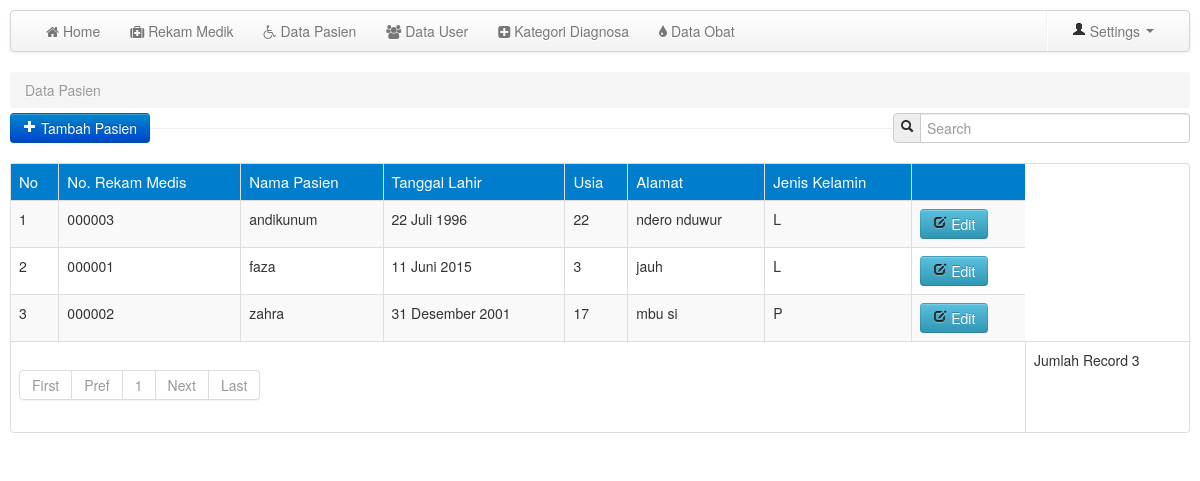
Page /media.php?module=data_pasien (signed in) on the committed database.
### tables this page shows
CREATE TABLE `pasien` (
  `no_rm` varchar(6) NOT NULL DEFAULT '000000',
  `nama_pasien` varchar(100) NOT NULL,
  `tgl_lahir` date NOT NULL,
  `alamat` text NOT NULL,
  `jenis_kelamin` enum('L','P') NOT NULL
);

### mod_pasien/pasien.php (the view, shortened to what this page needs)
<?php
switch($_GET['act']){
	default:
	?>
	<?php
	$p      = new Paging;
    $batas  = 10;
    $posisi = $p->cariPosisi($batas);
?>
	<section>
		<ul class="breadcrumb" style="margin-bottom: 5px;">
			<li class="active">Data Pasien</li>
		</ul>
		<div class="control-group pull-left">
			<button class="btn btn-primary" type="button" onclick="window.location='media.php?module=data_pasien&&act=tambah_pasien'"><i class="icon-plus icon-white"></i> Tambah Pasien</button>
		</div>
		<form class="form-search pull-right">
							<div class="input-prepend">
								<span class="add-on"><i class="icon-search"></i></span>
								<input class="span3" id="txtcari" type="text" placeholder="Search">
							</div>
		</form>
		<hr>
		<div class="row-fluid">
			<div class="span12 pull-left">
				<div id="tabel_awal">
				<table class="table table-bordered table-striped table-responsive">
					<thead>
						<tr class="head1">
							<td>No</td><td>No. Rekam Medis</td><td>Nama Pasien</td><td>Tanggal Lahir</td><td>Usia</td><td>Alamat</td><td>Jenis Kelamin</td><td></td>
						</tr>
					</thead>
					<tbody>
					<?php
					$query=mysql_query("SELECT *, YEAR(CURDATE()) - YEAR(tgl_lahir) AS usia FROM pasien ORDER BY nama_pasien ASC LIMIT $posisi,$batas");
					$no=$posisi+1;
					while($r=mysql_fetch_array($query)){
					?>
						<tr>
							<td><?php echo $no; ?></td><td><?php echo $r['no_rm']; ?></td><td><?php echo $r['nama_pasien']; ?></td><td><?php echo tgl_indo($r['tgl_lahir']); ?></td><td><?php echo $r['usia']; ?></td><td><?php echo $r['alamat']; ?></td><td><?php echo $r['jenis_kelamin']; ?></td>
                            <td>
								<a href="<?php echo "media.php?module=data_pasien&&act=edit_pasien&&noRm=$r[no_rm]";?>" class="btn btn-info"><i class="icon-edit"></i> Edit</a>
							</td>
						</tr>
					<?php
					$no++;
					}
					?>
					<tr>
							<td colspan="9">
							<?php
							$jmldata=mysql_num_rows(mysql_query("SELECT * FROM pasien"));
							$jmlhalaman  = $p->jumlahHalaman($jmldata, $batas);
							$linkHalaman = $p->navHalaman($_GET['halaman'], $jmlhalaman);
							echo "$linkHalaman";
							?><td>Jumlah Record <?php echo $jmldata; ?></td>
						</tr>
					</tbody>
				</table>
				</div>
			</div>
		</div>
	</section>
<?php
break;
?>
<?php
}
?>

### rows in the picture
pasien: no_rm "000003", nama_pasien "andikunum", tgl_lahir "22 Juli 1996", usia "22", alamat "ndero nduwur", jenis_kelamin "L"
pasien: no_rm "000001", nama_pasien "faza", tgl_lahir "11 Juni 2015", usia "3", alamat "jauh", jenis_kelamin "L"
pasien: no_rm "000002", nama_pasien "zahra", tgl_lahir "31 Desember 2001", usia "17", alamat "mbu si", jenis_kelamin "P"

### other values in the picture
$halaman_aktif "1"
$jmldata "3"
